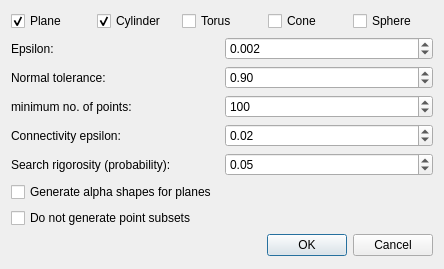
<?xml version="1.0" encoding="UTF-8"?>
<ui version="4.0">
 <class>PointSetShapeDetectionDialog</class>
 <widget class="QDialog" name="PointSetShapeDetectionDialog">
  <property name="geometry">
   <rect>
    <x>0</x>
    <y>0</y>
    <width>444</width>
    <height>269</height>
   </rect>
  </property>
  <property name="windowTitle">
   <string>Shape Detection</string>
  </property>
  <layout class="QVBoxLayout" name="verticalLayout">
   <item>
    <layout class="QHBoxLayout" name="horizontalLayout_6">
     <item>
      <widget class="QCheckBox" name="planeCB">
       <property name="text">
        <string>Plane</string>
       </property>
       <property name="checked">
        <bool>true</bool>
       </property>
      </widget>
     </item>
     <item>
      <widget class="QCheckBox" name="cylinderCB">
       <property name="text">
        <string>Cylinder</string>
       </property>
       <property name="checked">
        <bool>true</bool>
       </property>
      </widget>
     </item>
     <item>
      <widget class="QCheckBox" name="torusCB">
       <property name="text">
        <string>Torus</string>
       </property>
      </widget>
     </item>
     <item>
      <widget class="QCheckBox" name="coneCB">
       <property name="text">
        <string>Cone</string>
       </property>
      </widget>
     </item>
     <item>
      <widget class="QCheckBox" name="sphereCB">
       <property name="text">
        <string>Sphere</string>
       </property>
      </widget>
     </item>
    </layout>
   </item>
   <item>
    <layout class="QHBoxLayout" name="horizontalLayout_2">
     <item>
      <widget class="QLabel" name="label_2">
       <property name="text">
        <string>Epsilon:</string>
       </property>
      </widget>
     </item>
     <item>
      <widget class="QDoubleSpinBox" name="m_epsilon_field">
       <property name="toolTip">
        <string>Fitting tolerance in Euclidean distance</string>
       </property>
       <property name="decimals">
        <number>3</number>
       </property>
       <property name="maximum">
        <double>1.000000000000000</double>
       </property>
       <property name="singleStep">
        <double>0.001000000000000</double>
       </property>
       <property name="value">
        <double>0.002000000000000</double>
       </property>
      </widget>
     </item>
    </layout>
   </item>
   <item>
    <layout class="QHBoxLayout" name="horizontalLayout">
     <item>
      <widget class="QLabel" name="label">
       <property name="text">
        <string>Normal tolerance:</string>
       </property>
      </widget>
     </item>
     <item>
      <widget class="QDoubleSpinBox" name="m_normal_tolerance_field">
       <property name="toolTip">
        <string>Normal angle deviation tolerance as cosine of the angle</string>
       </property>
       <property name="singleStep">
        <double>0.001000000000000</double>
       </property>
       <property name="value">
        <double>0.900000000000000</double>
       </property>
      </widget>
     </item>
    </layout>
   </item>
   <item>
    <layout class="QHBoxLayout" name="horizontalLayout_3">
     <item>
      <widget class="QLabel" name="label_3">
       <property name="text">
        <string>minimum no. of points:</string>
       </property>
      </widget>
     </item>
     <item>
      <widget class="QSpinBox" name="m_min_pts_field">
       <property name="toolTip">
        <string>Smallest allowed size for a primitive</string>
       </property>
       <property name="maximum">
        <number>10000</number>
       </property>
       <property name="singleStep">
        <number>50</number>
       </property>
       <property name="value">
        <number>100</number>
       </property>
      </widget>
     </item>
    </layout>
   </item>
   <item>
    <layout class="QHBoxLayout" name="horizontalLayout_4">
     <item>
      <widget class="QLabel" name="label_4">
       <property name="text">
        <string>Connectivity epsilon:</string>
       </property>
      </widget>
     </item>
     <item>
      <widget class="QDoubleSpinBox" name="m_cluster_epsilon_field">
       <property name="toolTip">
        <string>Maximum world distance between points on a shape to be considered as connected</string>
       </property>
       <property name="decimals">
        <number>2</number>
       </property>
       <property name="maximum">
        <double>1.000000000000000</double>
       </property>
       <property name="singleStep">
        <double>0.010000000000000</double>
       </property>
       <property name="value">
        <double>0.020000000000000</double>
       </property>
      </widget>
     </item>
    </layout>
   </item>
   <item>
    <layout class="QHBoxLayout" name="horizontalLayout_5">
     <item>
      <widget class="QLabel" name="label_5">
       <property name="text">
        <string>Search rigorosity (probability):</string>
       </property>
      </widget>
     </item>
     <item>
      <widget class="QDoubleSpinBox" name="m_probability_field">
       <property name="toolTip">
        <string>Probability to overlook the largest primitive in one extraction iteration</string>
       </property>
       <property name="maximum">
        <double>1.000000000000000</double>
       </property>
       <property name="singleStep">
        <double>0.010000000000000</double>
       </property>
       <property name="value">
        <double>0.050000000000000</double>
       </property>
      </widget>
     </item>
    </layout>
   </item>
   <item>
    <widget class="QCheckBox" name="m_generate_alpha">
     <property name="text">
      <string>Generate alpha shapes for planes</string>
     </property>
    </widget>
   </item>
   <item>
    <widget class="QCheckBox" name="m_do_not_generate_subset">
     <property name="text">
      <string>Do not generate point subsets</string>
     </property>
    </widget>
   </item>
   <item>
    <widget class="QDialogButtonBox" name="buttonBox">
     <property name="orientation">
      <enum>Qt::Horizontal</enum>
     </property>
     <property name="standardButtons">
      <set>QDialogButtonBox::Cancel|QDialogButtonBox::Ok</set>
     </property>
    </widget>
   </item>
  </layout>
 </widget>
 <resources/>
 <connections>
  <connection>
   <sender>buttonBox</sender>
   <signal>accepted()</signal>
   <receiver>PointSetShapeDetectionDialog</receiver>
   <slot>accept()</slot>
   <hints>
    <hint type="sourcelabel">
     <x>248</x>
     <y>254</y>
    </hint>
    <hint type="destinationlabel">
     <x>157</x>
     <y>274</y>
    </hint>
   </hints>
  </connection>
  <connection>
   <sender>buttonBox</sender>
   <signal>rejected()</signal>
   <receiver>PointSetShapeDetectionDialog</receiver>
   <slot>reject()</slot>
   <hints>
    <hint type="sourcelabel">
     <x>316</x>
     <y>260</y>
    </hint>
    <hint type="destinationlabel">
     <x>286</x>
     <y>274</y>
    </hint>
   </hints>
  </connection>
 </connections>
</ui>
